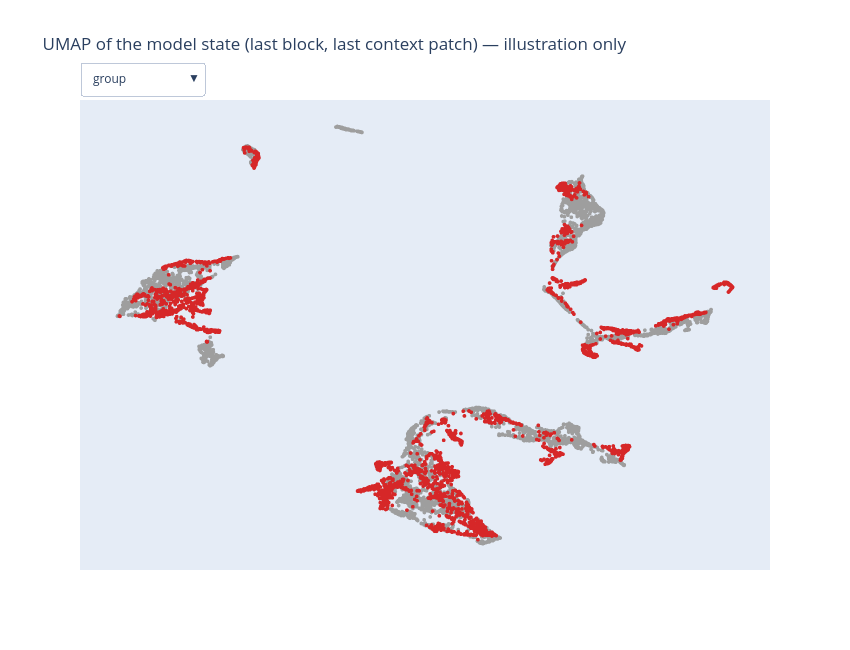

Write notebook code for a chart like this one.
### Markdown cell above
### Figures

### Code cell
import plotly.graph_objects as go

# ---- Interactive UMAP with a colour toggle (group / error / fail) ----------
hover = [
    f"point {p}<br>{times[i]:%Y-%m-%d %H} UTC<br>{g}<br>MAE {m:.1f} °C"
    for p, i, g, m in zip(cases.pid, cases.i, cases.group, cases.mae)
]
group_colors = cases.group.map({"normal": "#9e9e9e", "excluded": "#b5b35c", "front": "#d62728"})
modes = {  # the three colourings the buttons switch between
    "group": {"color": group_colors, "showscale": False},
    "error (MAE, °C)": {"color": cases.mae.clip(upper=6), "colorscale": "Viridis", "showscale": True},
    "fail (MAE > 2 K)": {"color": np.where(cases.fail, "#d62728", "#9e9e9e"), "showscale": False},
}
fig = go.Figure(
    go.Scattergl(
        x=cases.u1, y=cases.u2, mode="markers", text=hover, hoverinfo="text", marker={"size": 4, **modes["group"]}
    )
)
fig.update_layout(
    title="UMAP of the model state (last block, last context patch) — illustration only",
    xaxis={"visible": False},
    yaxis={"visible": False},
    width=850,
    height=650,
    updatemenus=[
        {
            "buttons": [
                {"label": k, "method": "restyle", "args": [{f"marker.{a}": [v] for a, v in m.items()}]}
                for k, m in modes.items()
            ],
            "x": 0,
            "y": 1.08,
            "xanchor": "left",
        }
    ],
)
fig.write_html(RESULTS / "projection.html")
fig

### Figure 1 — Plotly figure (JSON) as saved in the notebook; plotly's stock layout.template omitted (floating-point values rounded to 4 significant figures; data arrays with more than 128 entries replaced by an {"elided": "..."} marker saying what was removed)
{"data": [{"hoverinfo": "text", "marker": {"color": {"elided": "8640 str values"}, "showscale": false, "size": 4}, "mode": "markers", "text": {"elided": "8640 str values"}, "type": "scattergl", "x": {"elided": "8640 float values"}, "y": {"elided": "8640 float values"}}], "layout": {"height": 650, "title": {"text": "UMAP of the model state (last block, last context patch) — illustration only"}, "updatemenus": [{"buttons": [{"args": [{"marker.color": {"elided": "1x8640 str values"}, "marker.showscale": [false]}], "label": "group", "method": "restyle"}, {"args": [{"marker.color": {"elided": "1x8640 float values"}, "marker.colorscale": ["Viridis"], "marker.showscale": [true]}], "label": "error (MAE, °C)", "method": "restyle"}, {"args": [{"marker.color": {"elided": "1x8640 str values"}, "marker.showscale": [false]}], "label": "fail (MAE > 2 K)", "method": "restyle"}], "x": 0, "xanchor": "left", "y": 1.08}], "width": 850, "xaxis": {"visible": false}, "yaxis": {"visible": false}}}
